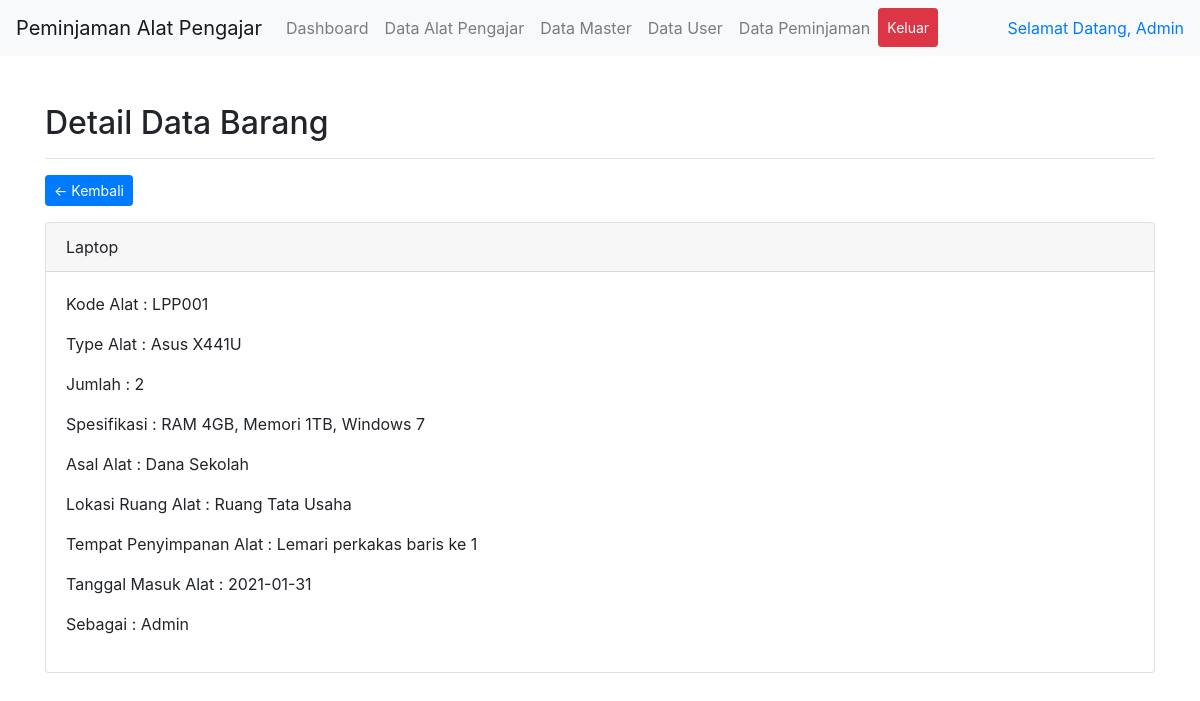
/admin/data-barang.php?p=detail-barang&id=1 (signed in), run on the app's committed database.
### tables this page shows
CREATE TABLE `barang` (
  `id_barang` int(11) NOT NULL,
  `id_user` int(11) NOT NULL,
  `spesifikasi` text NOT NULL,
  `jumlah` varchar(20) NOT NULL,
  `asal_barang` text NOT NULL,
  `nama_barang` varchar(50) NOT NULL,
  `tgl_regis` date NOT NULL DEFAULT current_timestamp(),
  `lokasi` varchar(100) NOT NULL,
  `tempat` varchar(100) NOT NULL,
  `kd_jenis` varchar(20) NOT NULL,
  `kategori_barang` varchar(20) NOT NULL
);

CREATE TABLE `users` (
  `id_user` int(11) NOT NULL,
  `nama` varchar(50) NOT NULL,
  `username` varchar(30) NOT NULL,
  `password` varchar(100) NOT NULL,
  `id_level` enum('1','2','3') NOT NULL
);

### admin/includes/detail-barang.php (the view)
<div class="container mt-5">
  <h2>Detail Data Barang</h2>
  <hr>
  <a href="data-barang.php" class="btn btn-primary btn-sm float-left">← Kembali</a>
  <div class="clearfix"></div>
  <?php
    $sql = $conn->query("SELECT * FROM barang INNER JOIN users WHERE id_barang = '".$_GET['id']."'");
    $data = $sql->fetch_assoc();
  ?>
<div class="card mt-3">
    <div class="card-header">
      <?= $data['kategori_barang'] ?>
    </div>
    <div class="card-body">
      <p>Kode Alat : <?= $data['kd_jenis'] ?></p>
      <p>Type Alat : <?= $data['nama_barang'] ?></p>
      <p>Jumlah : <?= $data['jumlah'] ?></p>
      <p>Spesifikasi : <?= $data['spesifikasi'] ?></p>
      <p>Asal Alat : <?= $data['asal_barang'] ?></p>
      <p>Lokasi Ruang Alat : <?= $data['lokasi'] ?></p>
      <p>Tempat Penyimpanan Alat : <?= $data['tempat'] ?></p>
      <p>Tanggal Masuk Alat : <?= $data['tgl_regis'] ?></p>
      <p>Sebagai : <?= $data['nama'] ?></p>
    </div>
  </div>
</div>

### data on the page
barang: kategori_barang "Laptop", kd_jenis "LPP001", nama_barang "Asus X441U", jumlah "2", spesifikasi "RAM 4GB, Memori 1TB, Windows 7", asal_barang "Dana Sekolah", lokasi "Ruang Tata Usaha", tempat "Lemari perkakas baris ke 1", tgl_regis "2021-01-31"
users: nama "Admin"

### other printed values
$_SESSION['name'] "Admin"
